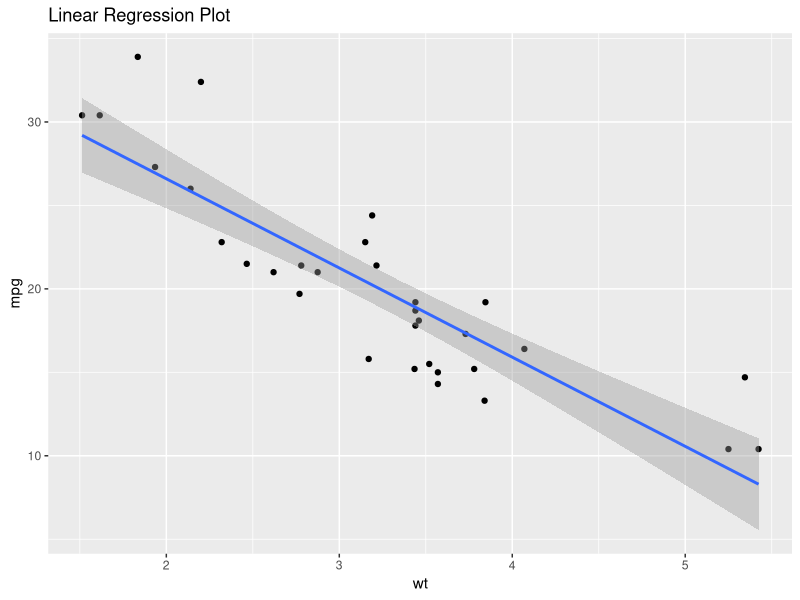

This chart was generated by the following R code:
## ---- chunk 1
library(dplyr)
library(ggplot2)
## ---- chunk 2
summary(mtcars)
## ---- chunk 3
fit <- lm(mpg ~ wt, mtcars)
## ---- chunk 4
summary(fit) 
## ---- chunk 5
#| classes: preview-image
mtcars %>% 
  ggplot(aes(wt, mpg)) +
  geom_point() +
  geom_smooth(method='lm', formula = y ~ x) +
  ggtitle("Linear Regression Plot")
## ---- chunk 6
# Residuals:
#     Min      1Q  Median      3Q     Max 
# -4.5432 -2.3647 -0.1252  1.4096  6.8727 
## ---- chunk 7
resid(fit)
## ---- chunk 8
# Coefficients:
#             Estimate Std. Error t value Pr(>|t|)    
# (Intercept)  37.2851     1.8776  19.858  < 2e-16 ***
# wt           -5.3445     0.5591  -9.559 1.29e-10 ***
## ---- chunk 9
# 30 degrees of freedom
## ---- chunk 10
# Residual standard error: 3.046
## ---- chunk 11
y <- mtcars$mpg
y_hat <- predict(fit)
df <- 30 # degrees of freedom

sqrt(sum((y - y_hat)^2)/df)
## ---- chunk 12
# Multiple R-squared:  0.7528
## ---- chunk 13
RMSE <- sqrt(mean(resid(fit)^2))

RMSE
## ---- chunk 14
# Adjusted R-squared:  0.7446
## ---- chunk 15
# F-statistic: 91.38 on 1 and 30 DF
## ---- chunk 16
# p-value: 1.294e-10
## ---- chunk 17
miles_to_kilometers <- 1.61
gallons_to_liters <- 3.79
lb_to_kg <- 0.45

fit_not_english <- lm(I(mpg*miles_to_kilometers/gallons_to_liters) ~ I(wt*lb_to_kg), mtcars)

summary(fit_not_english)
